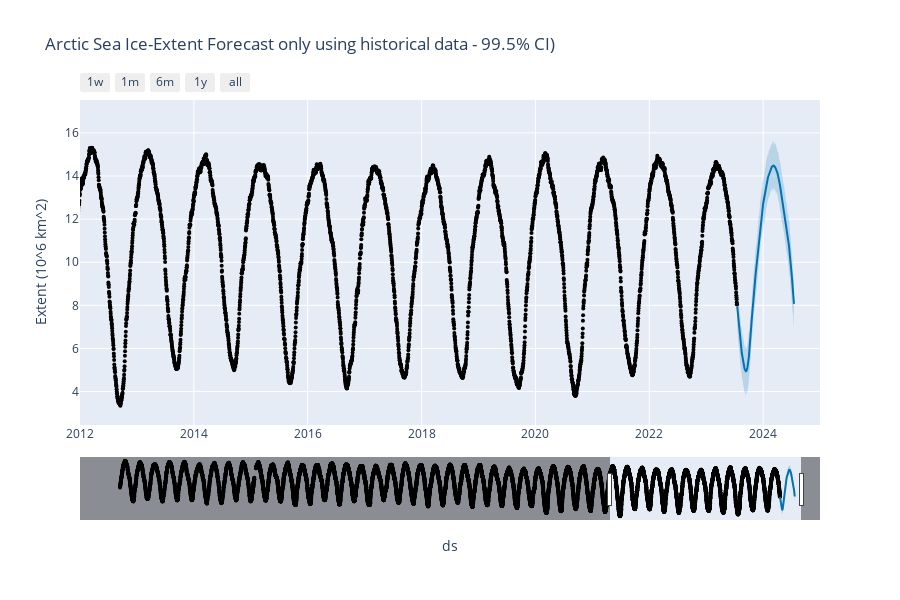

The cell this chart's notebook holds for it:
### Code cell
import pandas as pd
import plotly.graph_objects as go
from prophet.plot import plot_plotly, plot_components_plotly

#pip install ipywidgets

# Assuming you have the forecast data in a DataFrame called forecast_df
forecast_df = forecast.loc[-365:]
# The DataFrame should contain a 'ds' column with the dates and a 'yhat' column with the forecasted values.

# Convert the 'ds' column to pandas datetime objects (if not already)
forecast_df['ds'] = pd.to_datetime(forecast_df['ds'])

# Plot the forecast using plot_plotly
fig = plot_plotly(model, forecast_df)
# Set the default range for the x-axis (datetimestamp)
start_date = pd.to_datetime('2012-01-01')
end_date = pd.to_datetime('2024-12-31')
fig.update_xaxes(range=[start_date, end_date])
fig.update_layout(title_text="Arctic Sea Ice-Extent Forecast only using historical data - 99.5% CI)")
fig.update_yaxes(title_text="Extent (10^6 km^2)")
fig.show()

# Plot the forecast components using plot_components_plotly
# fig_comp = plot_components_plotly(model, forecast_df)
# fig_comp.show()

### Figure 1 — Plotly figure (JSON) as saved in the notebook; plotly's stock layout.template omitted (floating-point values rounded to 4 significant figures; data arrays with more than 128 entries replaced by an {"elided": "..."} marker saying what was removed)
{"data": [{"marker": {"color": "black", "size": 4}, "mode": "markers", "name": "Actual", "type": "scatter", "x": {"elided": "14686 str values"}, "y": {"elided": "14686 float values"}}, {"hoverinfo": "skip", "line": {"width": 0}, "mode": "lines", "type": "scatter", "x": {"elided": "365 str values"}, "y": {"elided": "365 float values"}}, {"fill": "tonexty", "fillcolor": "rgba(0, 114, 178, 0.2)", "line": {"color": "#0072B2", "width": 2}, "mode": "lines", "name": "Predicted", "type": "scatter", "x": {"elided": "365 str values"}, "y": {"elided": "365 float values"}}, {"fill": "tonexty", "fillcolor": "rgba(0, 114, 178, 0.2)", "hoverinfo": "skip", "line": {"width": 0}, "mode": "lines", "type": "scatter", "x": {"elided": "365 str values"}, "y": {"elided": "365 float values"}}], "layout": {"height": 600, "showlegend": false, "title": {"text": "Arctic Sea Ice-Extent Forecast only using historical data - 99.5% CI)"}, "width": 900, "xaxis": {"range": ["2012-01-01T00:00:00", "2024-12-31T00:00:00"], "rangeselector": {"buttons": [{"count": 7, "label": "1w", "step": "day", "stepmode": "backward"}, {"count": 1, "label": "1m", "step": "month", "stepmode": "backward"}, {"count": 6, "label": "6m", "step": "month", "stepmode": "backward"}, {"count": 1, "label": "1y", "step": "year", "stepmode": "backward"}, {"step": "all"}]}, "rangeslider": {"visible": true}, "title": {"text": "ds"}, "type": "date"}, "yaxis": {"title": {"text": "Extent (10^6 km^2)"}}}}
